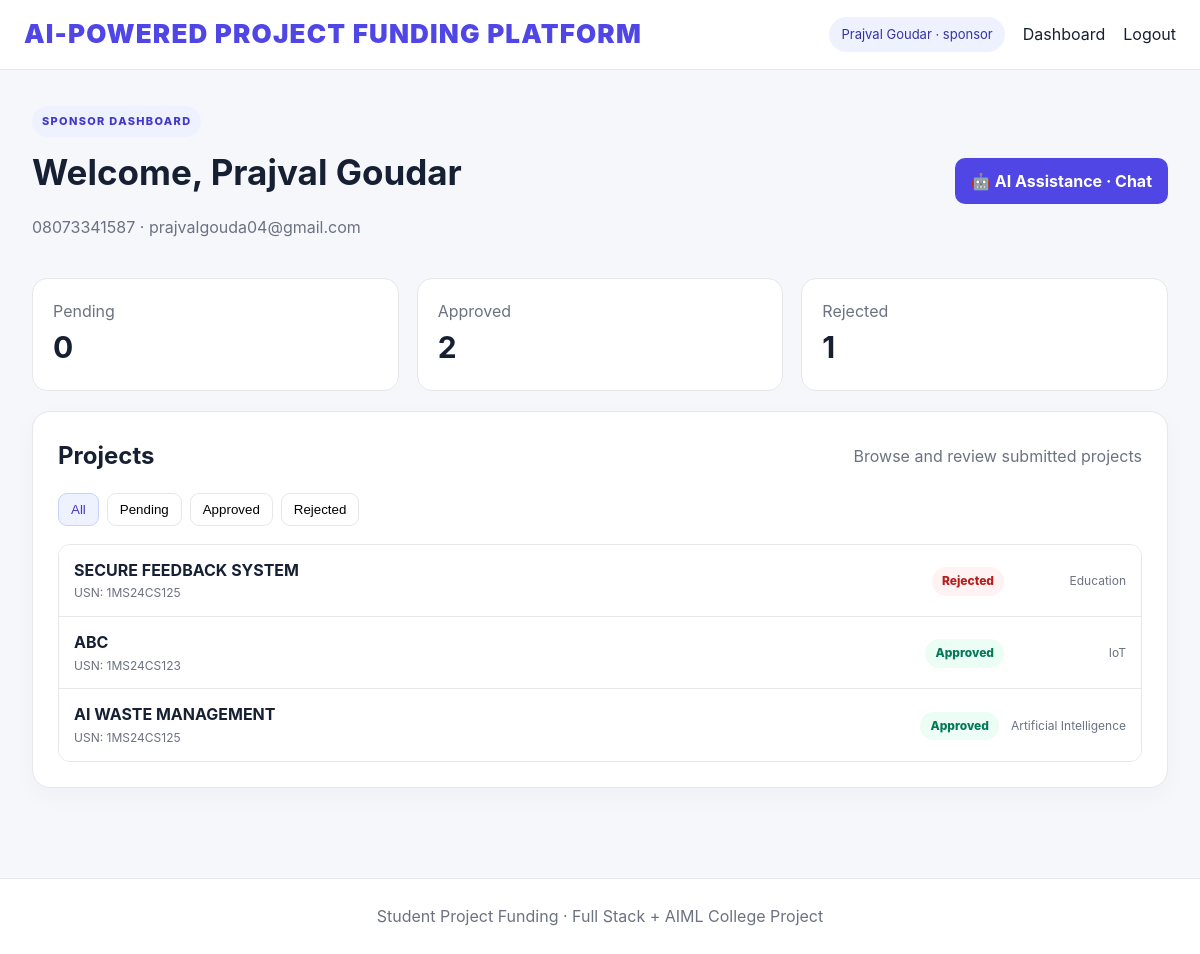
The app's page /sponsor (signed in) with its own data.
### tables this page shows
CREATE TABLE users (
        id INTEGER PRIMARY KEY AUTOINCREMENT,
        username TEXT UNIQUE NOT NULL,
        name TEXT NOT NULL,
        mobile TEXT,
        email TEXT,
        password_hash TEXT NOT NULL,
        role TEXT NOT NULL CHECK(role IN ('student','sponsor')),
        wallet_balance REAL NOT NULL DEFAULT 0,
        created_at TIMESTAMP DEFAULT CURRENT_TIMESTAMP
    );

CREATE TABLE projects (
        id INTEGER PRIMARY KEY AUTOINCREMENT,
        student_id INTEGER NOT NULL,
        title TEXT NOT NULL,
        description TEXT NOT NULL,
        category TEXT NOT NULL,
        usn TEXT NOT NULL,
        student_name TEXT NOT NULL,
        github_link TEXT,
        demo_link TEXT,
        required_amount REAL NOT NULL DEFAULT 0,
        status TEXT NOT NULL DEFAULT 'pending'
            CHECK(status IN ('pending','approved','rejected')),
        sponsor_id INTEGER,
        sponsor_comment TEXT,
        funded_amount REAL NOT NULL DEFAULT 0,
        created_at TIMESTAMP DEFAULT CURRENT_TIMESTAMP,
        FOREIGN KEY(student_id) REFERENCES users(id),
        FOREIGN KEY(sponsor_id) REFERENCES users(id)
    );

### app.py (the view)
@app.route("/sponsor")
def sponsor_dashboard():
    guard = login_required("sponsor")
    if guard:
        return guard
    conn = db()
    projects = conn.execute("""
        SELECT p.*, COALESCE(NULLIF(p.student_name,''),u.name) AS student_name, u.mobile AS student_mobile, u.email AS student_email
        FROM projects p JOIN users u ON p.student_id=u.id
        ORDER BY p.created_at DESC
    """).fetchall()
    conn.close()
    return render_template("sponsor_dashboard.html", projects=projects)

### app.py (called while the page is built)
def db():
    conn = sqlite3.connect(DB_PATH)
    conn.row_factory = sqlite3.Row
    conn.execute("PRAGMA foreign_keys = ON")
    return conn

def current_user():
    uid = session.get("user_id")
    if not uid:
        return None
    conn = db()
    user = conn.execute("SELECT * FROM users WHERE id=?", (uid,)).fetchone()
    conn.close()
    return user

@app.context_processor
def inject_user():
    return {"current_user": current_user()}

def login_required(role=None):
    user = current_user()
    if not user:
        return redirect(url_for("login"))
    if role and user["role"] != role:
        return redirect(url_for("dashboard"))
    return None

### templates/sponsor_dashboard.html (shortened to what this page needs)
{% extends "base.html" %}
{% block content %}
<div class="page-head"><div><span class="badge">SPONSOR DASHBOARD</span><h1>Welcome, {{ current_user["name"] }}</h1><p class="muted">{{ current_user["mobile"] or "No mobile" }} · {{ current_user["email"] or "No email" }}</p></div><a class="btn primary" href="{{ url_for('ai_assistant_page') }}">🤖 AI Assistance · Chat</a></div>
<div class="grid three">{% for status in ["pending","approved","rejected"] %}<div class="stat"><span>{{ status|capitalize }}</span><strong>{{ projects|selectattr("status","equalto",status)|list|length }}</strong></div>{% endfor %}</div>
<div class="card"><div class="section-title"><h2>Projects</h2><span class="muted">Browse and review submitted projects</span></div><div class="tabs"><button onclick="filterProjects('all',this)" class="tab active">All</button><button onclick="filterProjects('pending',this)" class="tab">Pending</button><button onclick="filterProjects('approved',this)" class="tab">Approved</button><button onclick="filterProjects('rejected',this)" class="tab">Rejected</button></div>
<div class="project-list-scroll" id="projectGrid">{% for p in projects %}<a class="project-row" data-status="{{ p['status'] }}" href="{{ url_for('sponsor_project', project_id=p['id']) }}"><div><strong>{{ p["title"] }}</strong><span>USN: {{ p["usn"] }}</span></div><div class="project-row-right"><span class="status {{ p['status'] }}">{{ p['status']|capitalize }}</span><span>{{ p["category"] }}</span></div></a>{% endfor %}</div></div>
{% endblock %}

### templates/base.html (shortened to what this page needs)
<!doctype html>
<html lang="en">
<head>
<link rel="stylesheet" href="{{ url_for('static', filename='style.css') }}">
</head>
<body>
<nav class="nav"><a class="brand" href="{{ url_for('home') }}"><span class="platform-title">AI-POWERED PROJECT FUNDING PLATFORM</span></a><div class="navlinks">{% if current_user %}<span class="user-pill">{{ current_user["name"] }} · {{ current_user["role"] }}</span><a href="{{ url_for('dashboard') }}">Dashboard</a><a href="{{ url_for('logout') }}">Logout</a>{% else %}<a href="{{ url_for('login') }}">Login</a><a class="btn small primary" href="{{ url_for('register') }}">Register</a>{% endif %}</div></nav>
<main class="container">
{% block content %}{% endblock %}
</main>
<footer>Student Project Funding · Full Stack + AIML College Project</footer>
</body>
</html>

### static/style.css (style rules this page uses)
:root { --bg:#f5f7fb;--card:#fff;--text:#172033;--muted:#6b7280;--primary:#4f46e5;--primary2:#3730a3;--green:#059669;--red:#dc2626;--yellow:#d97706;--border:#e5e7eb }
* { box-sizing:border-box }
body { margin:0;background:var(--bg);color:var(--text);font-family:Inter,system-ui,-apple-system,Segoe UI,sans-serif;line-height:1.55 }
.nav { height:70px;background:#fff;border-bottom:1px solid var(--border);display:flex;align-items:center;justify-content:space-between;padding:0 max(24px,calc((100vw - 1180px)/2));position:sticky;top:0;z-index:5 }
.brand { font-size:26px;font-weight:800;color:var(--text);text-decoration:none }
.brand span { color:var(--primary) }
.navlinks { display:flex;align-items:center;gap:18px }
.navlinks a { color:var(--text);text-decoration:none }
.user-pill { background:#eef2ff;color:#3730a3;padding:7px 12px;border-radius:999px;font-size:13px }
.container { max-width:1180px;margin:auto;padding:36px 22px 70px }
.badge { display:inline-block;font-size:11px;font-weight:800;letter-spacing:.12em;background:#eef2ff;color:#4338ca;padding:7px 10px;border-radius:999px }
.card { background:var(--card);border:1px solid var(--border);border-radius:18px;padding:25px;box-shadow:0 8px 25px #17203308;margin-bottom:20px }
.grid { display:grid;gap:18px }
.grid.three { grid-template-columns:repeat(3,minmax(0,1fr)) }
.three { margin:20px 0 }
.btn { border:0;border-radius:10px;padding:11px 16px;font-weight:700;cursor:pointer;text-decoration:none;display:inline-block;text-align:center }
.btn.primary { background:var(--primary);color:#fff }
.page-head { display:flex;justify-content:space-between;align-items:center;gap:20px;margin-bottom:22px }
.page-head h1 { margin:8px 0 2px;font-size:35px }
.muted { color:var(--muted) }
.stat { background:#fff;border:1px solid var(--border);padding:20px;border-radius:15px }
.stat span { display:block;color:var(--muted) }
.stat strong { font-size:30px }
.section-title,.row-between { display:flex;justify-content:space-between;align-items:center;gap:15px }
.section-title h2 { margin:0 }
.status { display:inline-block;padding:5px 10px;border-radius:999px;font-size:12px;font-weight:800 }
.status.approved { background:#ecfdf5;color:#047857 }
.status.rejected { background:#fef2f2;color:#b91c1c }
.tabs { display:flex;gap:8px;margin:18px 0;flex-wrap:wrap }
.tab { border:1px solid var(--border);background:#fff;padding:8px 12px;border-radius:9px;cursor:pointer }
.tab.active { background:#eef2ff;color:#4338ca;border-color:#c7d2fe }
footer { text-align:center;color:var(--muted);padding:25px;border-top:1px solid var(--border);background:#fff }
.platform-title { color:var(--primary);font-weight:900;letter-spacing:.045em;font-size:26px;white-space:nowrap }
.project-list-scroll { max-height:520px;overflow-y:auto;border:1px solid var(--border);border-radius:12px;background:#fafafa }
.project-row { display:flex;align-items:center;justify-content:space-between;gap:14px;padding:13px 15px;text-decoration:none;color:var(--text);background:#fff;border-bottom:1px solid var(--border) }
.project-row:last-child { border-bottom:0 }
.project-row strong { display:block }
.project-row span { display:block;color:var(--muted);font-size:12px;margin-top:2px }
.project-row-right { display:flex;align-items:center;gap:12px }
.project-row-right .status { display:inline-block }
.project-row-right>span:last-child { min-width:110px;text-align:right }

### records on screen
users: name "Prajval Goudar", role "sponsor", mobile "08073341587", email "prajvalgouda04@gmail.com"
projects: title "SECURE FEEDBACK SYSTEM", usn "1MS24CS125", status "Rejected", category "Education"
projects: title "ABC", usn "1MS24CS123", status "Approved", category "IoT"
projects: title "AI WASTE MANAGEMENT", usn "1MS24CS125", status "Approved", category "Artificial Intelligence"

### other values on screen
{{ status|capitalize }} "Pending" "Approved" "Rejected"
{{ projects|selectattr("status","equalto",status)|list|length }} "0" "2" "1"
